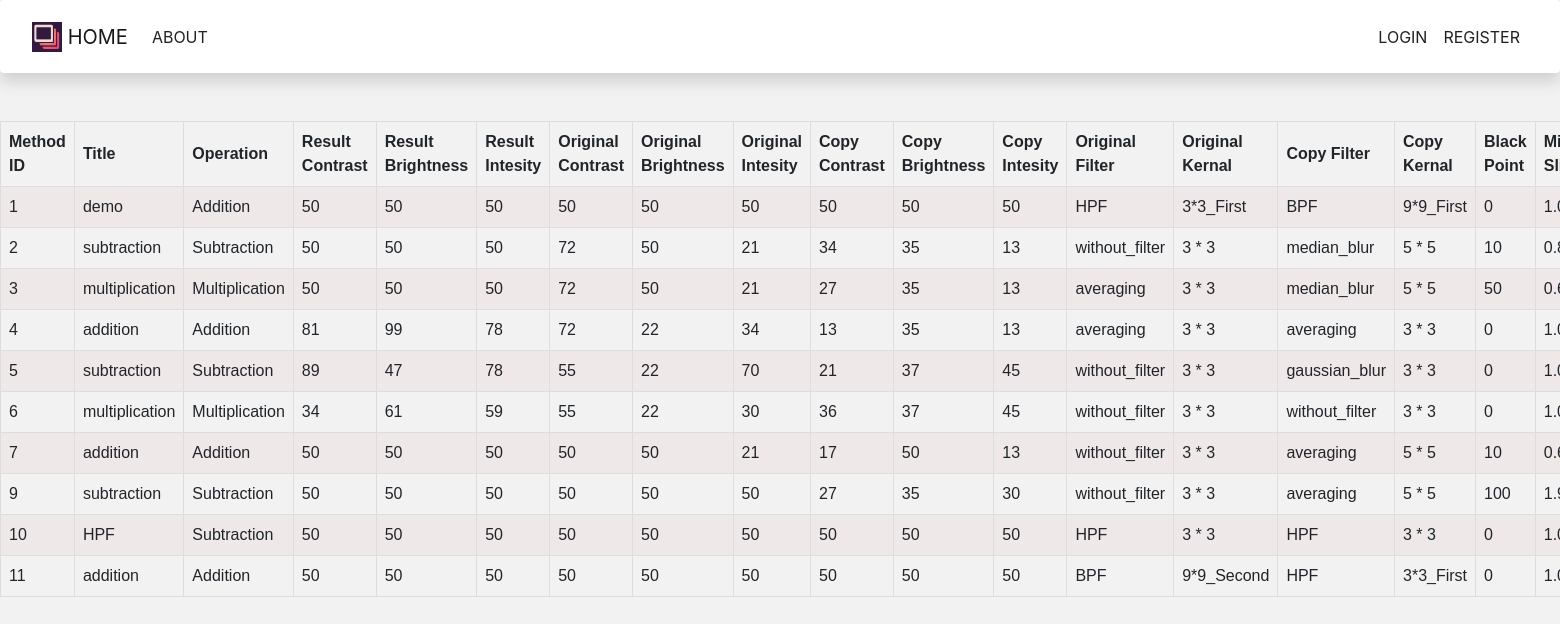
The page /database on the database as committed earlier.
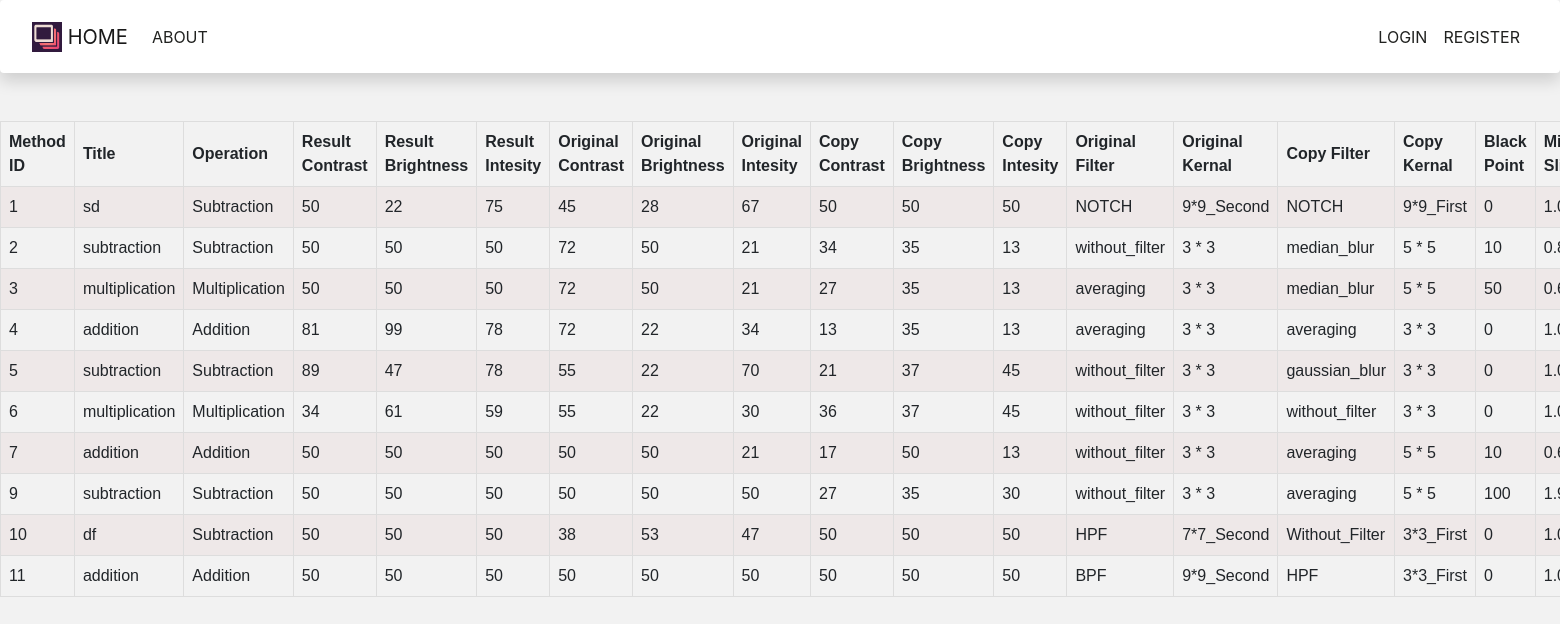
The same page on the database as committed later.
### web_app/model.py (models this page shows, shortened)
class Methods(db.Model):
    id = db.Column(db.Integer, primary_key=True)
    method_id = db.Column(db.Integer, nullable=False)
    method_title = db.Column(db.String(50), nullable=False)
    image_operation = db.Column(db.String, default="Addition")
    result_contrast = db.Column(db.Integer, default=50)
    result_brightness = db.Column(db.Integer, default=50)
    result_intensity = db.Column(db.Integer, default=50)
    original_contrast = db.Column(db.Integer, default=50)
    original_brightness = db.Column(db.Integer, default=50)
    original_intensity = db.Column(db.Integer, default=50)
    copy_contrast = db.Column(db.Integer, default=50)
    copy_brightness = db.Column(db.Integer, default=50)
    copy_intensity = db.Column(db.Integer, default=50)
    original_filter = db.Column(db.String, default="averaging")
    original_kernal = db.Column(db.String, default="3*3")
    copy_filter = db.Column(db.String, default="averaging")
    copy_kernal = db.Column(db.String, default="3*3")
    black_point = db.Column(db.Integer,default=0)
    midetone_slider = db.Column(db.Float, default=1)
    white_point = db.Column(db.Integer, default=255)
    active_state = db.Column(db.Boolean, default=True)

### web_app/routes.py (the view)
@app.route('/database')
def database():
    methods = Methods.query.all()
    return render_template('admin.html', methods=methods)

### web_app/templates/admin.html (shortened to what this page needs)
{% extends "layout.html" %}
{% block content %}
    <table>
        <tr>
            <th>Method ID</th>
            <th>Title</th>
            <th>Operation</th>
            <th>Result Contrast</th>
            <th>Result Brightness</th>
            <th>Result Intesity</th>
            <th>Original Contrast</th>
            <th>Original Brightness</th>
            <th>Original Intesity</th>
            <th>Copy Contrast</th>
            <th>Copy Brightness</th>
            <th>Copy Intesity</th>
            <th>Original Filter</th>
            <th>Original Kernal</th>
            <th>Copy Filter</th>
            <th>Copy Kernal</th>
            <th>Black Point</th>
            <th>Midetone Slider</th>
        </tr>
    {% for method in methods %}
        <tr>
            <td>{{ method.method_id }}</td>
            <td>{{ method.method_title }}</td>
            <td>{{ method.image_operation }}</td>
            <td>{{ method.result_contrast }}</td>
            <td>{{ method.result_brightness }}</td>
            <td>{{ method.result_intensity }}</td>
            <td>{{ method.original_contrast }}</td>
            <td>{{ method.original_brightness }}</td>
            <td>{{ method.original_intensity }}</td>
            <td>{{ method.copy_contrast }}</td>
            <td>{{ method.copy_brightness }}</td>
            <td>{{ method.copy_intensity }}</td>
            <td>{{ method.original_filter }}</td>
            <td>{{ method.original_kernal }}</td>
            <td>{{ method.copy_filter }}</td>
            <td>{{ method.copy_kernal }}</td>
            <td>{{ method.black_point }}</td>
            <td>{{ method.midetone_slider }}</td>
        </tr>
    {% endfor %}
    </table>
{% endblock content %}

### web_app/templates/layout.html (shortened to what this page needs)
<!DOCTYPE html>
<html lang="en">
<head>
    <link rel="stylesheet" href="https://stackpath.bootstrapcdn.com/bootstrap/4.3.1/css/bootstrap.min.css">
</head>
    <body>
        <nav class="navbar navbar-expand-md bg-info navbar-light shadow p-3 mb-5 bg-white rounded">
            <a class="navbar-brand" href="{{ url_for('home') }}">
                <img src="{{ url_for('static', filename='display_image/Icon.png') }}" width="30" height="30" class="d-inline-block align-top" alt="">
                HOME
            </a>
            <div class="collapse navbar-collapse" id="navbarToggle">
                <ul class="navbar-nav mr-auto">
                    <li class="nav-item "><a class="nav-link" href="#">ABOUT</a></li>
                </ul>
                <ul class="navbar-nav">
                    {% if current_user.is_authenticated %}
                        <li class="nav-item "><a class="nav-link" href="{{ url_for('upload') }}">UPLOAD</a></li>
                        <li class="nav-item"><a class="nav-link" href="{{ url_for('logout') }}">LOGOUT</a></li>
                    {% else %}
                        <li class="nav-item"><a class="nav-link" href="{{ url_for('login') }}">LOGIN</a></li>
                        <li class="nav-item"><a class="nav-link" href="{{ url_for('register') }}">REGISTER</a></li>
                    {% endif %}
                </ul>
            </div>
        </nav>
        {% block content %}{% endblock %}
    </body>
</html>

### web_app/templates/admin.html (style rules this page uses)
table { font-family: arial, sans-serif; border-collapse: collapse; width: 100%; }
td, th { border: 1px solid #dddddd; text-align: left; padding: 8px; }
tr:nth-child(even) { background-color: #eee8e8; }

### web_app/templates/layout.html (style rules this page uses)
.navbar { background-color: #fff !important; -webkit-appearance: push-button; box-shadow: 15px lightblue; }
.navbar-brand { padding-top: 0.4rem; padding-left: 1rem; margin-right: 1rem; }
#navbarToggle { padding-right: 1rem; }
.nav-link { color: rgb(33, 34, 32) !important; }
body { background-color: #F2F2F2; }

Rows that differ between the two databases and show on the page:
changed Methods "9*9_First": method_title "demo" → "sd"; image_operation "Addition" → "Subtraction"; result_brightness "50" → "22"; result_intensity "50" → "75"; original_contrast "50" → "45"; original_brightness "50" → "28"; original_intensity "50" → "67"; original_filter "HPF" → "NOTCH"; original_kernal "3*3_First" → "9*9_Second"; copy_filter "BPF" → "NOTCH"
changed Methods: method_title "HPF" → "df"; original_contrast "50" → "38"; original_brightness "50" → "53"; original_intensity "50" → "47"; original_kernal "3 * 3" → "7*7_Second"; copy_filter "HPF" → "Without_Filter"; copy_kernal "3 * 3" → "3*3_First"
